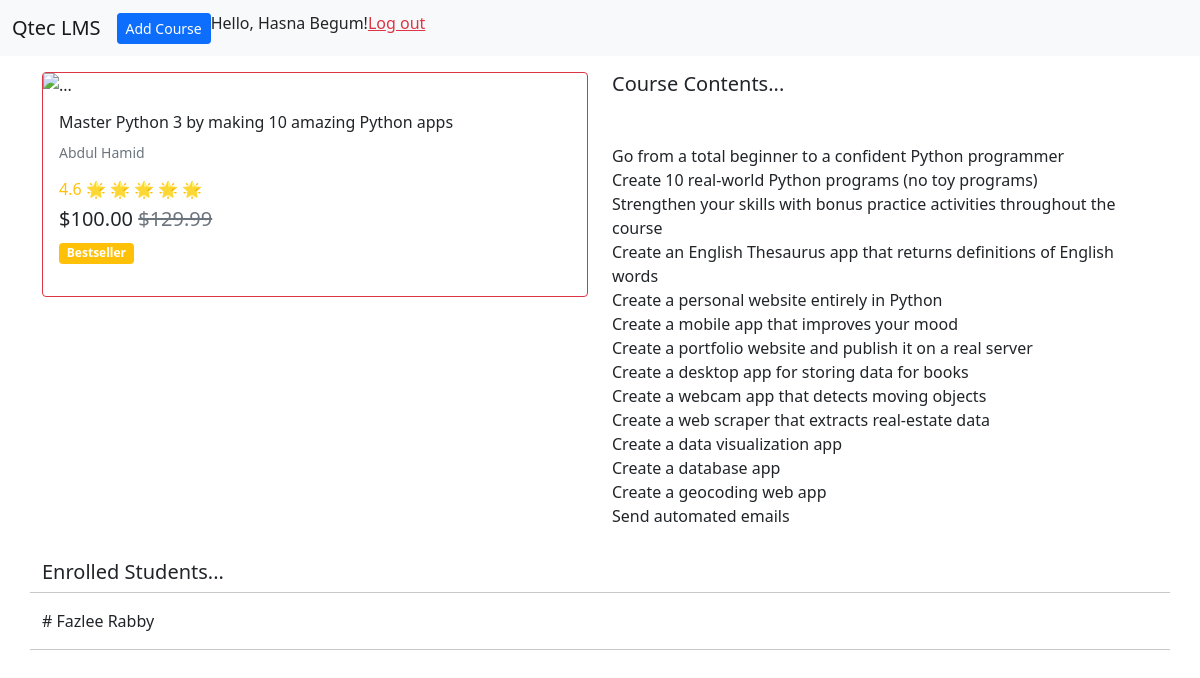
The page /course/2 (signed in) on the database its author committed.
### core/models.py (models this page shows, shortened)
class Teacher(models.Model):
    user = models.OneToOneField(User, null=True, on_delete=models.CASCADE)
    name = models.CharField(max_length=200)
    def __str__(self):
        return self.name

class Course(models.Model):
    title = models.CharField(max_length=200)
    cost = models.DecimalField(max_digits=5, decimal_places=2)
    contents = models.TextField(max_length=1000, blank=True)
    students = models.ManyToManyField(
        Student, blank=True, through='Enrollment')
    teacher = models.ForeignKey(Teacher, null=True, on_delete=models.CASCADE)

class Student(models.Model):
    user = models.OneToOneField(User, null=True, on_delete=models.CASCADE)
    name = models.CharField(max_length=200)

### core/views.py (the view)
# urls.py: path('course/<str:pk>', views.course_detail),
def course_detail(request, pk):
    course = Course.objects.get(id=pk)
    students = course.students.all()
    print(request.user)
    try:
        if request.user.student:
            not_student = False
            hasib = Student.objects.get(pk=request.user.student.id)
            try:
                if hasib.course_set.get(id=pk):
                    enrolled = True
                else:
                    enrolled = False
            except Course.DoesNotExist:
                enrolled = False
    except AttributeError:
        enrolled = False
        not_student = True
    context = {'course': course, 'students': students,
               'not_student': not_student, 'enrolled': enrolled}
    return render(request, 'core/course_detail.html', context)

### core/templates/core/course_detail.html (shortened to what this page needs)
{% extends 'core/base.html' %} {% block content %}
<div class="row">
  <div class="col">
    <div class="card border-danger">
      <img
        src="https://img-b.udemycdn.com/course/240x135/567828_67d0.jpg?secure=QJrwzi_5KvxLoqUXNJdCKQ%3D%3D%2C1604217487"
        alt="..."
        width="300px"
      />
      <div class="card-body">
        <h6 class="card-title">{{course.title}}</h6>
        <p class="text-secondary"><small>{{course.teacher}}</small></p>
        <h6 class="text-warning">4.6 🌟 🌟 🌟 🌟 🌟</h6>
        <h5>
          ${{course.cost}}
          <span class="text-secondary"><del>$129.99</del></span>
        </h5>
        <span class="badge bg-warning mb-3">Bestseller</span><br />
      </div>
    </div>
  </div>
  <div class="col">
    <h5 class="mb-5">Course Contents...</h5>
    <p>{{course.contents|linebreaks}}</p>
  </div>
</div>
<div class="row mt-3">
  <h5>Enrolled Students...</h5>
  <hr />
  {% for student in students %}
  <p># {{student.name}}</p>
  <hr />
  {%endfor%}
</div>
{% endblock content %}

### core/templates/core/navbar.html (shortened to what this page needs)
<nav class="navbar navbar-expand-lg navbar-light bg-light mb-3">
  <div class="container-fluid">
    <a class="navbar-brand" href="/">Qtec LMS</a>
    <div class="collapse navbar-collapse" id="navbarSupportedContent">
      <ul class="navbar-nav mr-auto mb-2 mb-lg-0">
        <li class="nav-item">
          {%if request.user.is_authenticated%} {%if request.user.teacher%}
          <a class="btn btn-sm btn-primary" href="/add-course">Add Course</a>
          {%endif%} {%else%}
          <a class="text-danger" href="/teacher">Teach on Qtec</a>
          {%endif%}
        </li>
      </ul>
      <form class="d-flex">
        {%if request.user.is_authenticated%} {% if request.user.is_staff%}
        <h6>Hello, Admin!</h6>
        <h6><a href="/admin" class="ml-2 text-success">Dashboard</a></h6>
        {%else%}
        <h6>
          Hello, {{request.user.student.name}}{{request.user.teacher.name}}!
        </h6>
        {%endif%}
        <h6><a href="/logout" class="ml-2 text-danger">Log out</a></h6>
        {%else%}
        <a href="/login" class="btn btn-outline-success mr-2" type="submit">
          Log in
        </a>
        <a href="/signup" class="btn btn-success" type="submit">Sign up</a>
        {%endif%}
      </form>
    </div>
  </div>
</nav>

### rows shown on the page
Course: title "Master Python 3 by making 10 amazing Python apps", teacher "Abdul Hamid", cost "100.00", contents "Go from a total beginner to a confident Python programmer Create 10 real-world Python programs (no toy programs) Strengthen your skills with bonus practice activities throughout the course Create an English Thesaurus app that returns definitions of English words Create a personal website entirely in Python Create a mobile app that improves your mood Create a portfolio website and publish it on a real server Create a desktop app for storing data for books Create a webcam app that detects moving objects Create a web scraper that extracts real-estate data Create a data visualization app Create a database app Create a geocoding web app Send automated emails"
Student: name "Fazlee Rabby"

### other values the page prints
{{ request.user.teacher.name }} "Hasna Begum"
